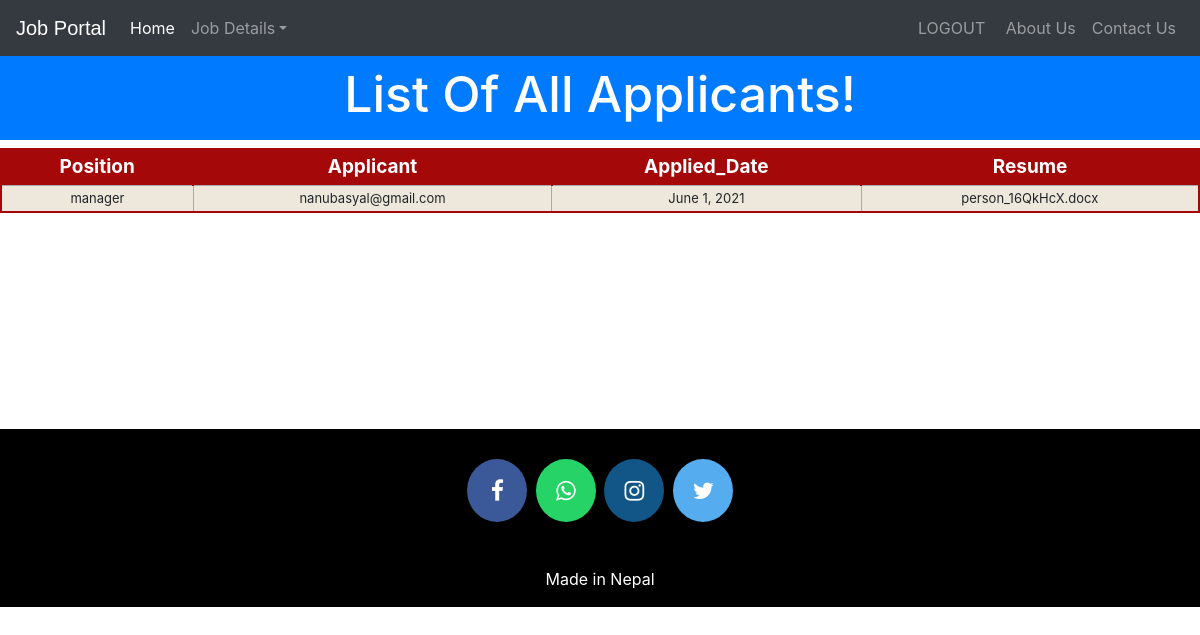
Page /view-ajob-company/ (signed in) on the committed database.
### account/models.py (models this page shows)
class Applicant(models.Model):
    user=models.ForeignKey(User,on_delete=models.CASCADE,related_name='applicant')
    job=models.CharField(max_length=80,blank=True)
    company=models.CharField(max_length=50,blank=True)
    applied_date = models.DateField(default=timezone.now,blank=True)
    resume=models.FileField(max_length=100)
    applied=models.BooleanField(default=False,blank=True)

class User(AbstractUser):
    username=None
    email = models.EmailField(unique=True)
    gender = models.CharField(choices=GENDER_CHOICES, max_length=6)
    role=models.CharField(max_length=15)
    objects = UserManager()
    USERNAME_FIELD = 'email'
    REQUIRED_FIELDS = []

### account/views.py (the view)
# urls.py: path('view-ajob-company/',view_applied_jobs),
def view_applied_jobs(request):
    user=get_object_or_404(User,id=request.user.id)
    qs=Applicant.objects.filter(company=user.first_name)
    return render(request,'FirstProject/ViewApplicant.html',{'qs':qs})

### account/templates/FirstProject/ViewApplicant.html (shortened to what this page needs)
<!DOCTYPE html>
<html lang="en" dir="ltr">
  <head>
  </head>
  <body>
    {% include "FirstProject/navbaremployer.html" %}
    <br>
    <br>
    <h3 class="p-3 mb-2 bg-primary text-white" style = 'font-size: 50px;text-align:center;'>List Of All Applicants!</h3>
{% if qs %}
<table class="redTable">
<thead>
<tr>
<th>Position</th>
<th>Applicant</th>
<th>Applied_Date</th>
    <th>Resume</th>
</tr>
</thead>
<tbody>
{% for x in qs %}
    <tr>
      <td>{{x.job}}</td>
      <td>{{x.user}}</td>
      <td>{{x.applied_date}}</td>
      <td>{{x.resume}}</td>
    </tr>
  {% endfor %}
</tbody>
</table>
{%else%}
<h1>Have 0 Jobs</h1>
{%endif%}
<br><br><br><br><br><br><br><br><br>
  {% include "FirstProject/footer.html" %}
  </body>
</html>

### account/templates/FirstProject/ViewApplicant.html (style rules this page uses)
table.redTable { border: 2px solid #A40808; background-color: #EEE7DB; width: 100%; text-align: center; border-collapse: collapse; }
table.redTable td, table.redTable th { border: 1px solid #AAAAAA; padding: 3px 2px; }
table.redTable tbody td { font-size: 13px; }
table.redTable thead { background: #A40808; }
table.redTable thead th { font-size: 19px; font-weight: bold; color: #FFFFFF; text-align: center; border-left: 2px solid #A40808; }
table.redTable thead th:first-child { border-left: none; }

### rows in the picture
Applicant: job "manager", user "nanubasyal@gmail.com", applied_date "June 1, 2021", resume "person_16QkHcX.docx"
